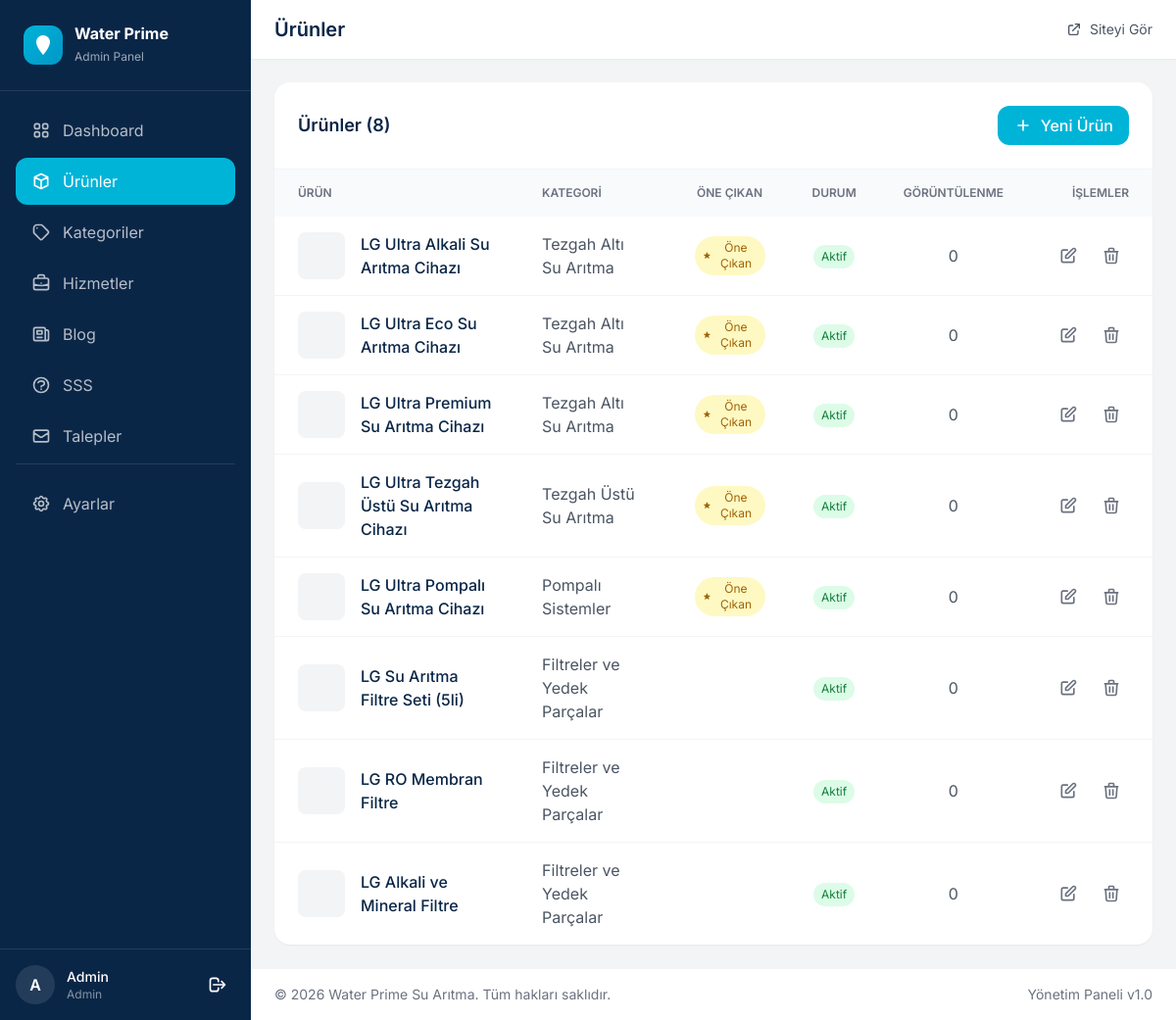
The app's page /admin/urunler.php (signed in) with its own data.
### tables this page shows
CREATE TABLE `products` (
  `id` int(11) NOT NULL AUTO_INCREMENT,
  `category_id` int(11) DEFAULT NULL,
  `name` varchar(200) NOT NULL,
  `slug` varchar(200) NOT NULL,
  `short_description` text DEFAULT NULL,
  `description` longtext DEFAULT NULL,
  `features` text DEFAULT NULL,
  `image` varchar(255) DEFAULT NULL,
  `gallery` text DEFAULT NULL,
  `is_featured` tinyint(1) DEFAULT 0,
  `is_active` tinyint(1) DEFAULT 1,
  `sort_order` int(11) DEFAULT 0,
  `meta_title` varchar(255) DEFAULT NULL,
  `meta_description` text DEFAULT NULL,
  `view_count` int(11) DEFAULT 0,
  `created_at` datetime DEFAULT CURRENT_TIMESTAMP,
  `updated_at` datetime DEFAULT CURRENT_TIMESTAMP ON UPDATE CURRENT_TIMESTAMP,
  PRIMARY KEY (`id`),
  UNIQUE KEY `slug` (`slug`),
  KEY `category_id` (`category_id`),
  KEY `is_featured` (`is_featured`),
  KEY `is_active` (`is_active`),
  CONSTRAINT `products_ibfk_1` FOREIGN KEY (`category_id`) REFERENCES `categories` (`id`) ON DELETE SET NULL
);

CREATE TABLE `categories` (
  `id` int(11) NOT NULL AUTO_INCREMENT,
  `name` varchar(100) NOT NULL,
  `slug` varchar(100) NOT NULL,
  `description` text DEFAULT NULL,
  `image` varchar(255) DEFAULT NULL,
  `sort_order` int(11) DEFAULT 0,
  `is_active` tinyint(1) DEFAULT 1,
  `meta_title` varchar(255) DEFAULT NULL,
  `meta_description` text DEFAULT NULL,
  `created_at` datetime DEFAULT CURRENT_TIMESTAMP,
  `updated_at` datetime DEFAULT CURRENT_TIMESTAMP ON UPDATE CURRENT_TIMESTAMP,
  PRIMARY KEY (`id`),
  UNIQUE KEY `slug` (`slug`)
);

### admin/urunler.php (the view, shortened to what this page needs)
<?php
$db = getDB();
$editProduct = null;
$isAddMode = isset($_GET['action']) && $_GET['action'] === 'add';
$products = $db->query("
    SELECT p.*, c.name as category_name
    FROM products p
    LEFT JOIN categories c ON p.category_id = c.id
    ORDER BY p.sort_order ASC, p.created_at DESC
")->fetchAll();
$categories = getCategories(false);
include 'includes/admin-header.php';
?>
<?php if ($editProduct || $isAddMode): ?>
<div class="bg-white rounded-2xl shadow-sm">
    <div class="p-6 border-b border-gray-100">
        <div class="flex items-center justify-between">
            <h2 class="text-lg font-semibold text-primary">
                <?= $editProduct ? 'Ürün Düzenle' : 'Yeni Ürün Ekle' ?>
            </h2>
            <a href="urunler.php" class="text-gray-500 hover:text-gray-700">
                <svg class="w-6 h-6" fill="none" stroke="currentColor" viewBox="0 0 24 24">
                    <path stroke-linecap="round" stroke-linejoin="round" stroke-width="2" d="M6 18L18 6M6 6l12 12"/>
                </svg>
            </a>
        </div>
    </div>
    <form method="POST" enctype="multipart/form-data" class="p-6">
        <?php if ($editProduct): ?>
        <input type="hidden" name="id" value="<?= $editProduct['id'] ?>">
        <input type="hidden" name="current_image" value="<?= htmlspecialchars($editProduct['image']) ?>">
        <?php endif; ?>
        <div class="grid lg:grid-cols-3 gap-6">
            <div class="lg:col-span-2 space-y-6">
                <div>
                    <label class="block text-sm font-medium text-gray-700 mb-2">Ürün Adı *</label>
                    <input type="text" name="name" required
                           value="<?= htmlspecialchars($editProduct['name'] ?? '') ?>"
                           class="w-full px-4 py-3 rounded-xl border border-gray-200 focus:border-accent focus:ring-2 focus:ring-accent/20">
                </div>
                <div>
                    <label class="block text-sm font-medium text-gray-700 mb-2">URL (Slug)</label>
                    <input type="text" name="slug"
                           value="<?= htmlspecialchars($editProduct['slug'] ?? '') ?>"
                           placeholder="Boş bırakılırsa otomatik oluşturulur"
                           class="w-full px-4 py-3 rounded-xl border border-gray-200 focus:border-accent focus:ring-2 focus:ring-accent/20">
                </div>
                <div>
                    <label class="block text-sm font-medium text-gray-700 mb-2">Kısa Açıklama</label>
                    <textarea name="short_description" rows="2"
                              class="w-full px-4 py-3 rounded-xl border border-gray-200 focus:border-accent focus:ring-2 focus:ring-accent/20"><?= htmlspecialchars($editProduct['short_description'] ?? '') ?></textarea>
                </div>
                <div>
                    <label class="block text-sm font-medium text-gray-700 mb-2">Detaylı Açıklama</label>
                    <textarea name="description" rows="6"
                              class="wysiwyg-editor w-full px-4 py-3 rounded-xl border border-gray-200 focus:border-accent focus:ring-2 focus:ring-accent/20"><?= htmlspecialchars($editProduct['description'] ?? '') ?></textarea>
                </div>
                <div>
                    <label class="block text-sm font-medium text-gray-700 mb-2">Özellikler</label>
                    <textarea name="features" rows="4" placeholder="Her satıra bir özellik yazın"
                              class="w-full px-4 py-3 rounded-xl border border-gray-200 focus:border-accent focus:ring-2 focus:ring-accent/20"><?= htmlspecialchars($editProduct['features'] ?? '') ?></textarea>
                </div>
                <div class="bg-gray-50 rounded-xl p-4 space-y-4">
                    <h3 class="font-medium text-primary">SEO Ayarları</h3>
                    <div>
                        <label class="block text-sm font-medium text-gray-700 mb-2">Meta Başlık</label>
                        <input type="text" name="meta_title"
                               value="<?= htmlspecialchars($editProduct['meta_title'] ?? '') ?>"
                               class="w-full px-4 py-3 rounded-xl border border-gray-200 focus:border-accent focus:ring-2 focus:ring-accent/20">
                    </div>
                    <div>
                        <label class="block text-sm font-medium text-gray-700 mb-2">Meta Açıklama</label>
                        <textarea name="meta_description" rows="2"
                                  class="w-full px-4 py-3 rounded-xl border border-gray-200 focus:border-accent focus:ring-2 focus:ring-accent/20"><?= htmlspecialchars($editProduct['meta_description'] ?? '') ?></textarea>
                    </div>
                </div>
            </div>
            <div class="space-y-6">
                <div>
                    <label class="block text-sm font-medium text-gray-700 mb-2">Kategori</label>
                    <select name="category_id"
                            class="w-full px-4 py-3 rounded-xl border border-gray-200 focus:border-accent focus:ring-2 focus:ring-accent/20">
                        <option value="">Kategori Seçin</option>
                        <?php foreach ($categories as $cat): ?>
                        <option value="<?= $cat['id'] ?>" <?= ($editProduct['category_id'] ?? '') == $cat['id'] ? 'selected' : '' ?>>
                            <?= htmlspecialchars($cat['name']) ?>
                        </option>
                        <?php endforeach; ?>
                    </select>
                </div>
                <div>
                    <label class="block text-sm font-medium text-gray-700 mb-2">Ürün Görseli</label>
                    <?php if (!empty($editProduct['image'])): ?>
                    <div class="mb-3">
                        <img src="<?= ASSETS_URL ?>/images/<?= htmlspecialchars($editProduct['image']) ?>"
                             class="w-full h-40 object-cover rounded-xl">
                    </div>
                    <?php endif; ?>
                    <input type="file" name="image" accept="image/*"
                           class="w-full px-4 py-3 rounded-xl border border-gray-200 focus:border-accent focus:ring-2 focus:ring-accent/20">
                </div>
                <div>
                    <label class="block text-sm font-medium text-gray-700 mb-2">Sıralama</label>
                    <input type="number" name="sort_order"
                           value="<?= htmlspecialchars($editProduct['sort_order'] ?? '0') ?>"
                           class="w-full px-4 py-3 rounded-xl border border-gray-200 focus:border-accent focus:ring-2 focus:ring-accent/20">
                </div>
                <div class="space-y-3">
                    <label class="flex items-center gap-3 cursor-pointer">
                        <input type="checkbox" name="is_active" value="1"
                               <?= ($editProduct['is_active'] ?? 1) ? 'checked' : '' ?>
                               class="w-5 h-5 rounded border-gray-300 text-accent focus:ring-accent">
                        <span class="text-gray-700">Aktif</span>
                    </label>
                    <label class="flex items-center gap-3 cursor-pointer">
                        <input type="checkbox" name="is_featured" value="1"
                               <?= ($editProduct['is_featured'] ?? 0) ? 'checked' : '' ?>
                               class="w-5 h-5 rounded border-gray-300 text-accent focus:ring-accent">
                        <span class="text-gray-700">Öne Çıkan</span>
                    </label>
                </div>
                <button type="submit"
                        class="w-full bg-accent hover:bg-accent-dark text-white px-6 py-3 rounded-xl font-semibold transition-colors">
                    <?= $editProduct ? 'Güncelle' : 'Ürün Ekle' ?>
                </button>
            </div>
        </div>
    </form>
</div>
<?php else: ?>
<div class="bg-white rounded-2xl shadow-sm">
    <div class="p-6 border-b border-gray-100">
        <div class="flex items-center justify-between">
            <h2 class="text-lg font-semibold text-primary">Ürünler (<?= count($products) ?>)</h2>
            <a href="urunler.php?action=add"
               class="inline-flex items-center gap-2 bg-accent hover:bg-accent-dark text-white px-4 py-2 rounded-xl font-medium transition-colors">
                <svg class="w-5 h-5" fill="none" stroke="currentColor" viewBox="0 0 24 24">
                    <path stroke-linecap="round" stroke-linejoin="round" stroke-width="2" d="M12 6v6m0 0v6m0-6h6m-6 0H6"/>
                </svg>
                Yeni Ürün
            </a>
        </div>
    </div>
    <?php if (!empty($products)): ?>
    <div class="overflow-x-auto">
        <table class="w-full">
            <thead class="bg-gray-50">
                <tr>
                    <th class="px-6 py-4 text-left text-xs font-semibold text-gray-500 uppercase">Ürün</th>
                    <th class="px-6 py-4 text-left text-xs font-semibold text-gray-500 uppercase">Kategori</th>
                    <th class="px-6 py-4 text-center text-xs font-semibold text-gray-500 uppercase">Öne Çıkan</th>
                    <th class="px-6 py-4 text-center text-xs font-semibold text-gray-500 uppercase">Durum</th>
                    <th class="px-6 py-4 text-center text-xs font-semibold text-gray-500 uppercase">Görüntülenme</th>
                    <th class="px-6 py-4 text-right text-xs font-semibold text-gray-500 uppercase">İşlemler</th>
                </tr>
            </thead>
            <tbody class="divide-y divide-gray-100">
                <?php foreach ($products as $product): ?>
                <tr class="hover:bg-gray-50">
                    <td class="px-6 py-4">
                        <div class="flex items-center gap-4">
                            <div class="w-12 h-12 rounded-lg bg-gray-100 overflow-hidden flex-shrink-0">
                            </div>
                            <div>
                                <a href="<?= SITE_URL ?>/urun/<?= htmlspecialchars($product['slug']) ?>" target="_blank"
                                   class="font-medium text-primary hover:text-accent">
                                    <?= htmlspecialchars($product['name']) ?>
                                </a>
                            </div>
                        </div>
                    </td>
                    <td class="px-6 py-4 text-gray-600">
                        <?= htmlspecialchars($product['category_name'] ?? '-') ?>
                    </td>
                    <td class="px-6 py-4 text-center">
                        <?php if ($product['is_featured']): ?>
                        <span class="inline-flex items-center px-2 py-1 bg-yellow-100 text-yellow-700 text-xs rounded-full">
                            Öne Çıkan
                        </span>
                        <?php endif; ?>
                    </td>
                    <td class="px-6 py-4 text-center">
                        <?php if ($product['is_active']): ?>
                        <span class="inline-flex px-2 py-1 bg-green-100 text-green-700 text-xs rounded-full">Aktif</span>
                        <?php else: ?>
                        <span class="inline-flex px-2 py-1 bg-gray-100 text-gray-600 text-xs rounded-full">Pasif</span>
                        <?php endif; ?>
                    </td>
                    <td class="px-6 py-4 text-center text-gray-600">
                        <?= number_format($product['view_count']) ?>
                    </td>
                    <td class="px-6 py-4">
                        <div class="flex items-center justify-end gap-2">
                            <a href="urunler.php?edit=<?= $product['id'] ?>"
                               class="p-2 text-gray-500 hover:text-accent hover:bg-gray-100 rounded-lg transition-colors"
                               title="Düzenle">
                                <svg class="w-5 h-5" fill="none" stroke="currentColor" viewBox="0 0 24 24">
                                    <path stroke-linecap="round" stroke-linejoin="round" stroke-width="2" d="M11 5H6a2 2 0 00-2 2v11a2 2 0 002 2h11a2 2 0 002-2v-5m-1.414-9.414a2 2 0 112.828 2.828L11.828 15H9v-2.828l8.586-8.586z"/>
                                </svg>
                            </a>
                            <a href="urunler.php?delete=<?= $product['id'] ?>"
                               onclick="return confirmDelete('Bu ürünü silmek istediğinizden emin misiniz?')"
                               class="p-2 text-gray-500 hover:text-red-500 hover:bg-red-50 rounded-lg transition-colors"
                               title="Sil">
                                <svg class="w-5 h-5" fill="none" stroke="currentColor" viewBox="0 0 24 24">
                                    <path stroke-linecap="round" stroke-linejoin="round" stroke-width="2" d="M19 7l-.867 12.142A2 2 0 0116.138 21H7.862a2 2 0 01-1.995-1.858L5 7m5 4v6m4-6v6m1-10V4a1 1 0 00-1-1h-4a1 1 0 00-1 1v3M4 7h16"/>
                                </svg>
                            </a>
                        </div>
                    </td>
                </tr>
                <?php endforeach; ?>
            </tbody>
        </table>
    </div>
    <?php endif; ?>
</div>
<?php endif; ?>
<?php include 'includes/admin-footer.php'; ?>

### records on screen
products: name "LG Ultra Alkali Su Arıtma Cihazı", category.name "Tezgah Altı Su Arıtma", is_featured 1 (drawn), is_active "Aktif", view_count "0"
products: name "LG Ultra Eco Su Arıtma Cihazı", category.name "Tezgah Altı Su Arıtma", is_featured 1 (drawn), is_active "Aktif", view_count "0"
products: name "LG Ultra Premium Su Arıtma Cihazı", category.name "Tezgah Altı Su Arıtma", is_featured 1 (drawn), is_active "Aktif", view_count "0"
products: name "LG Ultra Tezgah Üstü Su Arıtma Cihazı", category.name "Tezgah Üstü Su Arıtma", is_featured 1 (drawn), is_active "Aktif", view_count "0"
products: name "LG Ultra Pompalı Su Arıtma Cihazı", category.name "Pompalı Sistemler", is_featured 1 (drawn), is_active "Aktif", view_count "0"
products: name "LG Su Arıtma Filtre Seti (5li)", category.name "Filtreler ve Yedek Parçalar", is_active "Aktif", view_count "0"
products: name "LG RO Membran Filtre", category.name "Filtreler ve Yedek Parçalar", is_active "Aktif", view_count "0"
products: name "LG Alkali ve Mineral Filtre", category.name "Filtreler ve Yedek Parçalar", is_active "Aktif", view_count "0"

### other values on screen
$_SESSION['admin_fullname'] "Admin"
$pageTitle "Ürünler"
count($products) "8"
SITE_NAME "Water Prime Su Arıtma"
